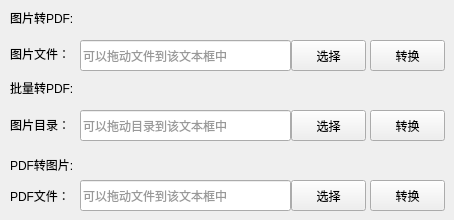
       <widget class="QWidget" name="tab_transform">
        <attribute name="title">
         <string>转换工具</string>
        </attribute>
        <widget class="CustomLineEdit" name="lineEditImageFile">
         <property name="geometry">
          <rect>
           <x>80</x>
           <y>40</y>
           <width>211</width>
           <height>31</height>
          </rect>
         </property>
         <property name="styleSheet">
          <string notr="true">color: rgb(52, 52, 52);</string>
         </property>
         <property name="readOnly">
          <bool>true</bool>
         </property>
         <property name="placeholderText">
          <string>可以拖动文件到该文本框中</string>
         </property>
        </widget>
        <widget class="QLabel" name="label_i2p">
         <property name="geometry">
          <rect>
           <x>10</x>
           <y>46</y>
           <width>71</width>
           <height>16</height>
          </rect>
         </property>
         <property name="text">
          <string>图片文件：</string>
         </property>
        </widget>
        <widget class="QPushButton" name="btnSelectImageFile">
         <property name="geometry">
          <rect>
           <x>291</x>
           <y>40</y>
           <width>75</width>
           <height>31</height>
          </rect>
         </property>
         <property name="text">
          <string>选择</string>
         </property>
        </widget>
        <widget class="QPushButton" name="btnTransform">
         <property name="geometry">
          <rect>
           <x>370</x>
           <y>40</y>
           <width>75</width>
           <height>31</height>
          </rect>
         </property>
         <property name="text">
          <string>转换</string>
         </property>
        </widget>
        <widget class="QLabel" name="label_i2p_2">
         <property name="geometry">
          <rect>
           <x>10</x>
           <y>10</y>
           <width>71</width>
           <height>16</height>
          </rect>
         </property>
         <property name="styleSheet">
          <string notr="true">font: 700 9pt &quot;Microsoft YaHei UI&quot;;</string>
         </property>
         <property name="text">
          <string>图片转PDF:</string>
         </property>
        </widget>
        <widget class="QLabel" name="label_i2p_3">
         <property name="geometry">
          <rect>
           <x>10</x>
           <y>80</y>
           <width>271</width>
           <height>16</height>
          </rect>
         </property>
         <property name="styleSheet">
          <string notr="true">font: 700 9pt &quot;Microsoft YaHei UI&quot;;</string>
         </property>
         <property name="text">
          <string>批量转PDF:</string>
         </property>
        </widget>
        <widget class="QPushButton" name="btnTransformBat">
         <property name="geometry">
          <rect>
           <x>370</x>
           <y>110</y>
           <width>75</width>
           <height>31</height>
          </rect>
         </property>
         <property name="text">
          <string>转换</string>
         </property>
        </widget>
        <widget class="QPushButton" name="btnSelectImageDir">
         <property name="geometry">
          <rect>
           <x>291</x>
           <y>110</y>
           <width>75</width>
           <height>31</height>
          </rect>
         </property>
         <property name="text">
          <string>选择</string>
         </property>
        </widget>
        <widget class="QLabel" name="label_i2p_4">
         <property name="geometry">
          <rect>
           <x>10</x>
           <y>117</y>
           <width>71</width>
           <height>16</height>
          </rect>
         </property>
         <property name="text">
          <string>图片目录：</string>
         </property>
        </widget>
        <widget class="CustomLineEdit" name="lineEditImageDir">
         <property name="geometry">
          <rect>
           <x>80</x>
           <y>110</y>
           <width>211</width>
           <height>31</height>
          </rect>
         </property>
         <property name="styleSheet">
          <string notr="true">color: rgb(52, 52, 52);</string>
         </property>
         <property name="readOnly">
          <bool>true</bool>
         </property>
         <property name="placeholderText">
          <string>可以拖动目录到该文本框中</string>
         </property>
        </widget>
        <widget class="QLabel" name="label_i2p_5">
         <property name="geometry">
          <rect>
           <x>10</x>
           <y>157</y>
           <width>71</width>
           <height>16</height>
          </rect>
         </property>
         <property name="styleSheet">
          <string notr="true">font: 700 9pt &quot;Microsoft YaHei UI&quot;;</string>
         </property>
         <property name="text">
          <string>PDF转图片:</string>
         </property>
        </widget>
        <widget class="CustomLineEdit" name="lineEditPdfFile">
         <property name="geometry">
          <rect>
           <x>80</x>
           <y>180</y>
           <width>211</width>
           <height>31</height>
          </rect>
         </property>
         <property name="styleSheet">
          <string notr="true">color: rgb(52, 52, 52);</string>
         </property>
         <property name="readOnly">
          <bool>true</bool>
         </property>
         <property name="placeholderText">
          <string>可以拖动文件到该文本框中</string>
         </property>
        </widget>
        <widget class="QPushButton" name="btnPdfToImage">
         <property name="geometry">
          <rect>
           <x>370</x>
           <y>180</y>
           <width>75</width>
           <height>31</height>
          </rect>
         </property>
         <property name="text">
          <string>转换</string>
         </property>
        </widget>
        <widget class="QPushButton" name="btnSelectPDFFile">
         <property name="geometry">
          <rect>
           <x>291</x>
           <y>180</y>
           <width>75</width>
           <height>31</height>
          </rect>
         </property>
         <property name="text">
          <string>选择</string>
         </property>
        </widget>
        <widget class="QLabel" name="label_i2p_6">
         <property name="geometry">
          <rect>
           <x>10</x>
           <y>188</y>
           <width>61</width>
           <height>16</height>
          </rect>
         </property>
         <property name="text">
          <string>PDF文件：</string>
         </property>
        </widget>
        <zorder>label_i2p</zorder>
        <zorder>lineEditImageFile</zorder>
        <zorder>btnSelectImageFile</zorder>
        <zorder>btnTransform</zorder>
        <zorder>label_i2p_2</zorder>
        <zorder>label_i2p_3</zorder>
        <zorder>btnTransformBat</zorder>
        <zorder>btnSelectImageDir</zorder>
        <zorder>label_i2p_4</zorder>
        <zorder>lineEditImageDir</zorder>
        <zorder>label_i2p_5</zorder>
        <zorder>btnPdfToImage</zorder>
        <zorder>btnSelectPDFFile</zorder>
        <zorder>label_i2p_6</zorder>
        <zorder>lineEditPdfFile</zorder>
       </widget>
